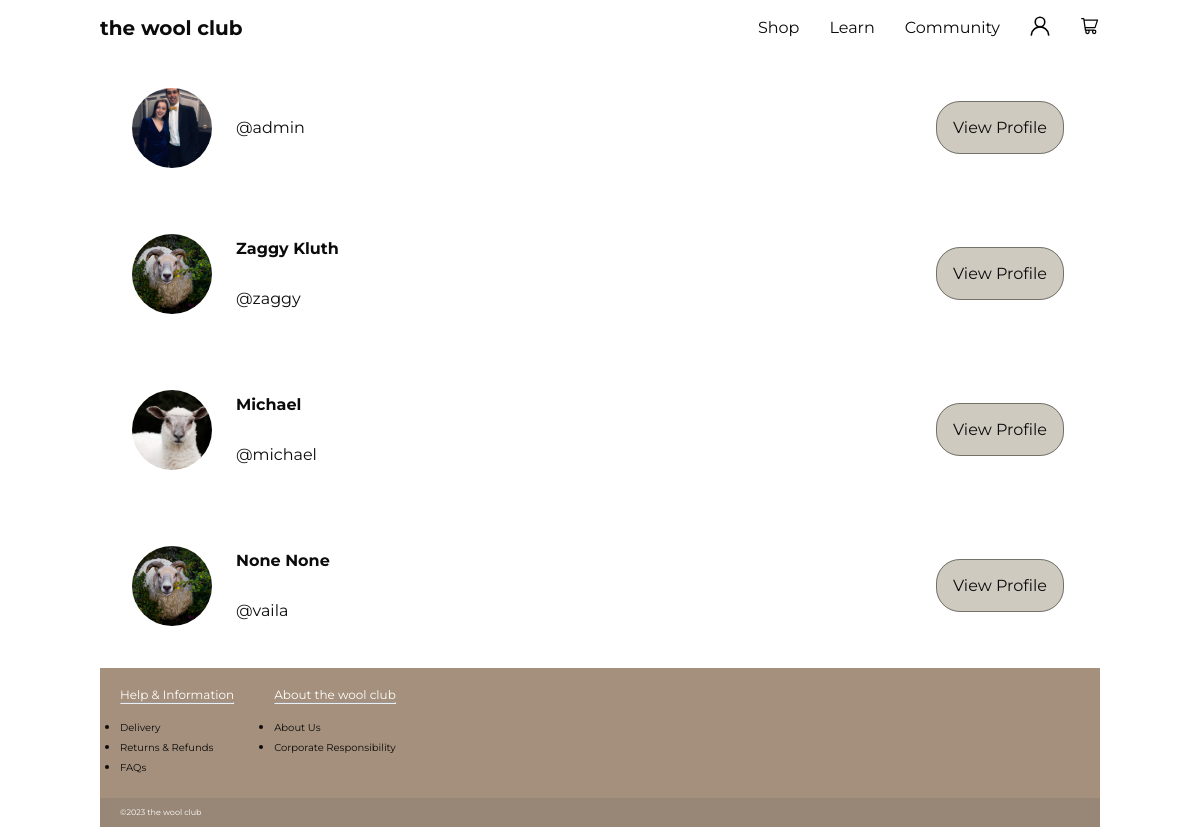
Page /community/the_club/members/ (signed in) on the committed database.
### accounts/models.py (models this page shows, shortened)
class UserProfile(models.Model):
    class Skill(models.TextChoices):
        BEGINNER = 'Beginner'
        INTERMEDIATE = 'Intermediate'
        ADVANCED = 'Advanced'
    user = models.OneToOneField(
        User, on_delete=models.CASCADE, related_name="profile")
    attending = models.ManyToManyField(
        Workshop, blank=True, related_name="attending")
    saved = models.ManyToManyField(
        Stitch, blank=True, related_name="saved")
    profile_pic = models.ImageField(default='profile_images/sheep.jpg', upload_to='profile_images/')
    bio = models.TextField(null=True, blank=True)
    first_name = models.TextField(null=True, blank=True)
    last_name = models.TextField(null=True, blank=True)
    skill_level = models.TextField(choices=Skill.choices, default = 'Beginner')
    follows = models.ManyToManyField(
        "self",
        related_name="followed_by",
        symmetrical=False,
        blank=True
    )

### community/views.py (the view)
# urls.py: path('the_club/members/', views.profile_list, name="profile_list"),
def profile_list(request):
    profiles = UserProfile.objects.exclude(user=request.user)
    return render(request, "community/profile_list.html", {"profiles": profiles})

### templates/community/profile_list.html
{% extends 'base.html' %}
{% load static %}
{% block content %}
{% for profile in profiles %}
<div class="card members-list">
    <div class="profile-list-members">
    <img class="profile-image-list" src="{{ profile.profile_pic.url }}" alt="profile pic">
    <div class="profile-list-username">
        <p class="bold">{{ profile.first_name }} {{ profile.last_name }}</p>
        <p>@{{ profile.user.username|lower }}</p>
    </div>
    </div>
    <div>
        <a href="{% url 'profile' profile.user.id %}" class="button">View Profile</a>
    </div>
</div>
{% endfor %}
{% endblock content %}

### static/css/style.css (style rules this page uses)
* { margin: 0; padding: 0; box-sizing: border-box; }
body { font-family: "Montserrat", sans-serif; color: #0C0B0B; min-height: 100vh; display: flex; flex-direction: column; }
.background { background-repeat: repeat-y; background-image: url('https://images.pexels.com/photos/317333/pexels-photo-317333.jpeg?auto=compress&cs=tinysrgb&w=1260&h=750&dpr=1'); background-size: 1000px auto; background-position-x: center; background-position-y: center; background-attachment: fixed; }
.container { max-width: 1000px; margin: 0 auto; }
.bold { font-weight: bold; }
.button { padding: 1rem; border-radius: 1.5rem; min-width: 175px; margin: 0.25rem; box-sizing: border-box; transition: background-color 150ms; text-align: center; cursor: pointer; background-color: #cfcabf; color: #0C0B0B; text-decoration: none; box-shadow: var(--shadow-small); border: #0c0b0b77 solid 0.25px; }
.card { margin: 0.5rem; padding: 1.5rem; background-color: rgba(255, 255, 255, 0.7); border-radius: 0.5rem; box-shadow: var(--shadow-small); display: flex; justify-content: space-between; }
.profile-image-list { border-radius: 100%; height: 5rem; flex-shrink: 0; width: 5rem; margin-right: 1.5rem; object-fit: cover; }
.profile-list-members { list-style-type: none; line-height: 50px; display: flex; flex-wrap: wrap; flex-direction: row; align-content: center; justify-content: left; justify-items: center; align-items: center; }
.members-list { justify-content: space-between; justify-items: center; align-items: center; }

### rows in the picture
UserProfile: profile_pic (picture), user.username "admin"
UserProfile: profile_pic (picture), first_name "Zaggy", last_name "Kluth", user.username "zaggy"
UserProfile: profile_pic (picture), first_name "Michael", user.username "michael"
UserProfile: profile_pic (picture), first_name "None", last_name "None", user.username "vaila"
